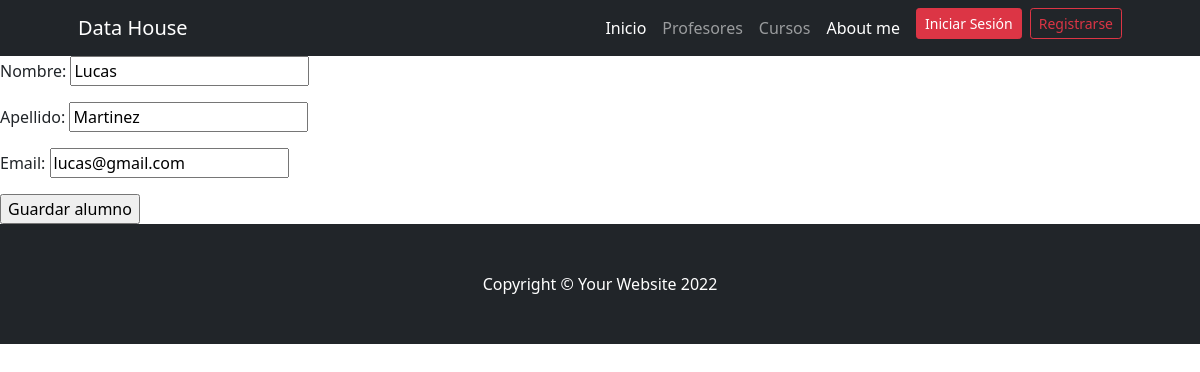
/editarAlumno/3, run on the app's committed database.
### AppCoder/models.py (models this page shows)
class Alumno(models.Model):
    nombre = models.CharField(max_length=30)
    apellido = models.CharField(max_length=30)
    email = models.EmailField(blank=True, null=True)

### AppCoder/views.py (the view, shortened to what this page needs)
# urls.py: path('editarAlumno/<alumno_id>', editarAlumno, name="editarAlumno"),
def editarAlumno(request, alumno_id):
    alumno = Alumno.objects.get(id=alumno_id)
    formulario = formularioAlumno(initial={"nombre":alumno.nombre, "apellido":alumno.apellido, "email": alumno.email})
    return render(request,"AppCoder/form_crear_alumno.html",{"form":formulario})

### AppCoder/forms.py
class formularioAlumno(forms.Form):
    nombre = forms.CharField(max_length=30, label="Nombre")
    apellido = forms.CharField(max_length=30)
    email = forms.EmailField()

### AppCoder/templates/AppCoder/form_crear_alumno.html (shortened to what this page needs)
{% extends 'AppCoder/base.html' %}
{% load static %}
{% block contenidoPagina %}
<form action="" method="post">
    {{form.as_p}}
    <input type="submit" value="Guardar alumno">
</form>
{% endblock %}

### data on the page
Alumno: nombre "Lucas", apellido "Martinez", email "lucas@gmail.com"
